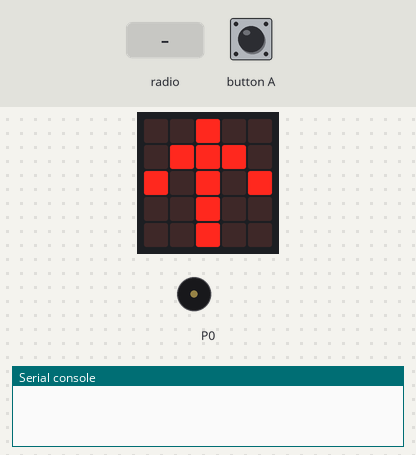
A program run on a simulated BBC micro:bit running MicroPython. On the bench: the board's 5×5 LED display, buzzer (waves = sounding), the last lines printed to the serial console. Inputs (shaded band) come from the test bench. No radio messages arrive unless stated (any console line starting 'radio sent:' is added by the test bench).

Above: at 1.2 s.
1.3 s: radio message "1" arrives
At 1.32 s:
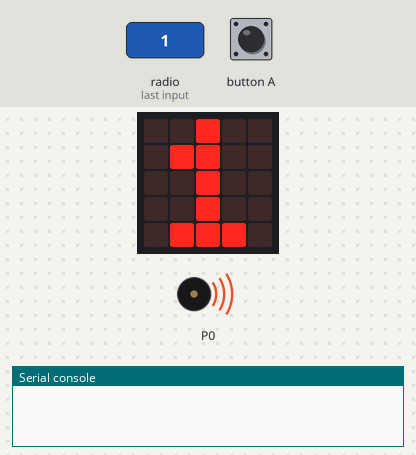
At 1.8 s:
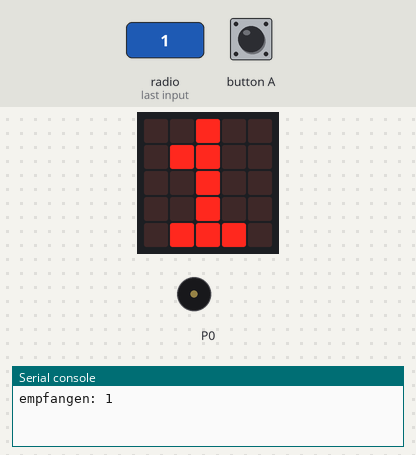
2.8 s: button A pressed for 0.15 s
4.4 s: button A pressed for 1 s
At 4.9 s:
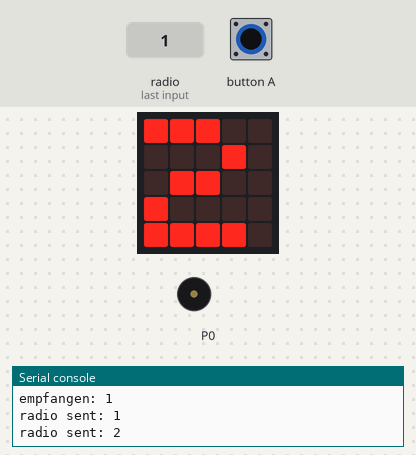
Timing chart, 0 to 7.4 s (numbered marks = the images above; inputs shaded):
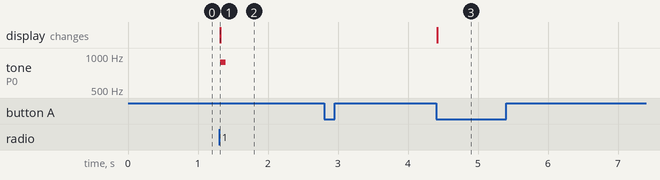

The program:

main.py
```python
# Sample: senden-empfangen  (Funk zwischen zwei micro:bits)
# Board:   BBC micro:bit V2.2  (zwei Stueck)
# Sprache: MicroPython
#
# Ziel: Dasselbe Programm laeuft auf BEIDEN micro:bits. Knopf A zaehlt einen
#       Wert hoch und funkt ihn zum anderen Board. Wer eine Nachricht
#       empfaengt, zeigt die Zahl an und piept kurz.
#
# --------------------------------------------------------------------------
# Hardware
# --------------------------------------------------------------------------
#   Nichts anschliessen - der Funk ist eingebaut. Nur brauchst du zwei
#   micro:bits, beide mit diesem Programm. Beide muessen dieselbe GRUPPE
#   benutzen (unten). Reichweite offen ca. 10..20 m.
# --------------------------------------------------------------------------

from microbit import *
import radio
import music

GRUPPE = 23   # auf beiden Boards gleich! Andere Teams: andere Zahl waehlen.

radio.on()
radio.config(group=GRUPPE)

zaehler = 0
display.show(Image.ARROW_N)

while True:
    # --- Senden ---
    if button_a.was_pressed():
        zaehler = zaehler + 1
        radio.send(str(zaehler))      # radio.send braucht Text
        display.show(str(zaehler % 10))

    # --- Empfangen ---
    nachricht = radio.receive()       # None, wenn nichts da ist
    if nachricht is not None:
        display.show(nachricht[-1])   # letzte Ziffer der empfangenen Zahl
        music.pitch(880, 80, pin=None)
        print("empfangen:", nachricht)

    sleep(20)
```

Measured:
- after the input at 1.3 s, tone on P0: silent → 880 Hz at once, → silent 0.08 s later; the display: changes at once (image 1)
- after the input at 4.4 s, the display: changes at once (image 3)
